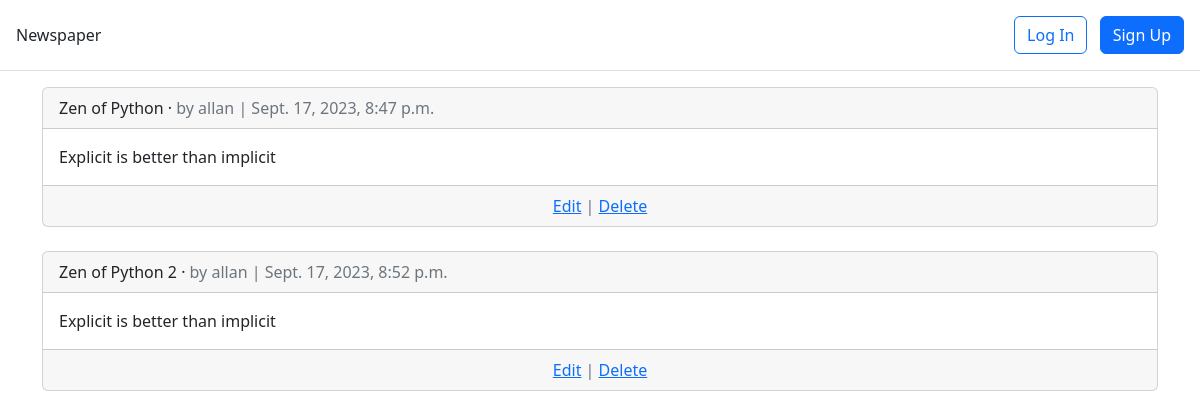
The app's page /articles/ with its own data.
### articles/models.py (models this page shows, shortened)
class Article(models.Model):
    title = models.CharField(max_length=25)
    body = models.TextField(default='')
    date = models.DateTimeField(auto_now_add=True)
    author = models.ForeignKey(settings.AUTH_USER_MODEL, on_delete=models.CASCADE)

### users/models.py (models this page shows)
class CustomUser(AbstractUser):
    age = models.PositiveIntegerField(null=True, blank=True)

### articles/views.py (the view)
# urls.py: path("", ArticleListView.as_view(), name="article_list"),
class ArticleListView(ListView):
    model = Article
    template_name = 'article_list.html'

### templates/article_list.html (shortened to what this page needs)
{% extends "base.html" %}
{% block content %}
{% for article in article_list %}
<div class="card">
    <div class="card-header">
        <span class="font-weight-bold">{{ article.title }}</span> &middot;
        <span class="text-muted">by {{ article.author }} |
            {{ article.date }}</span>
    </div>
    <div class="card-body">
        {{ article.body }}
    </div>
    <div class="card-footer text-center text-muted">
        <a href="#">Edit</a> | <a href="#">Delete</a>
    </div>
</div>
<br />
{% endfor %}
{% endblock content %}

### records on screen
Article: title "Zen of Python", author "allan", date "Sept. 17, 2023, 8:47 p.m.", body "Explicit is better than implicit"
Article: title "Zen of Python 2", author "allan", date "Sept. 17, 2023, 8:52 p.m.", body "Explicit is better than implicit"
